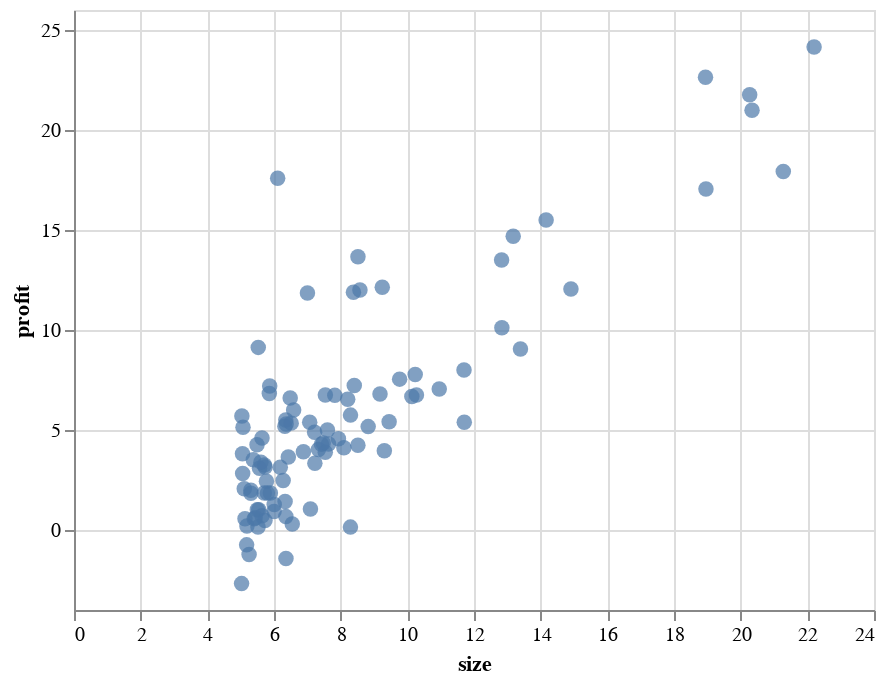

Notebook code cell kept with this figure:
### Code cell
data_plot = alt.Chart(data).mark_circle(size=60).encode(
    x='size:Q',
    y='profit:Q'
)
data_plot

### Figure 1 — Vega-Lite specification as saved in the notebook (floating-point values rounded to 4 significant figures)
{"$schema": "https://vega.github.io/schema/vega-lite/v3.4.0.json", "config": {"mark": {"tooltip": null}, "view": {"height": 300, "width": 400}}, "data": {"name": "data-37f65c8fda6bacbf3ae7a4de926b4d56"}, "datasets": {"data-37f65c8fda6bacbf3ae7a4de926b4d56": [{"profit": 17.59, "size": 6.11}, {"profit": 9.13, "size": 5.528}, {"profit": 13.66, "size": 8.519}, {"profit": 11.85, "size": 7.003}, {"profit": 6.823, "size": 5.86}, {"profit": 11.89, "size": 8.383}, {"profit": 4.348, "size": 7.476}, {"profit": 12, "size": 8.578}, {"profit": 6.599, "size": 6.486}, {"profit": 3.817, "size": 5.055}, {"profit": 3.252, "size": 5.711}, {"profit": 15.51, "size": 14.16}, {"profit": 3.155, "size": 5.734}, {"profit": 7.226, "size": 8.408}, {"profit": 0.7162, "size": 5.641}, {"profit": 3.513, "size": 5.379}, {"profit": 5.305, "size": 6.365}, {"profit": 0.5608, "size": 5.13}, {"profit": 3.652, "size": 6.43}, {"profit": 5.389, "size": 7.071}, {"profit": 3.139, "size": 6.189}, {"profit": 21.77, "size": 20.27}, {"profit": 4.263, "size": 5.49}, {"profit": 5.188, "size": 6.326}, {"profit": 3.083, "size": 5.565}, {"profit": 22.64, "size": 18.95}, {"profit": 13.5, "size": 12.83}, {"profit": 7.047, "size": 10.96}, {"profit": 14.69, "size": 13.18}, {"profit": 24.15, "size": 22.2}, {"profit": -1.22, "size": 5.252}, {"profit": 5.997, "size": 6.589}, {"profit": 12.13, "size": 9.248}, {"profit": 1.849, "size": 5.892}, {"profit": 6.543, "size": 8.211}, {"profit": 4.562, "size": 7.933}, {"profit": 4.116, "size": 8.096}, {"profit": 3.393, "size": 5.606}, {"profit": 10.12, "size": 12.84}, {"profit": 5.497, "size": 6.353}, {"profit": 0.5566, "size": 5.407}, {"profit": 3.912, "size": 6.883}, {"profit": 5.385, "size": 11.71}, {"profit": 2.441, "size": 5.774}, {"profit": 6.732, "size": 7.825}, {"profit": 1.046, "size": 7.093}, {"profit": 5.134, "size": 5.07}, {"profit": 1.844, "size": 5.801}, {"profit": 8.004, "size": 11.7}, {"profit": 1.018, "size": 5.542}, {"profit": 6.75, "size": 7.54}, {"profit": 1.84, "size": 5.308}, {"profit": 4.288, "size": 7.424}, {"profit": 4.998, "size": 7.603}, {"profit": 1.423, "size": 6.333}, {"profit": -1.421, "size": 6.359}, {"profit": 2.476, "size": 6.274}, {"profit": 4.604, "size": 5.64}, {"profit": 3.962, "size": 9.31}, {"profit": 5.414, "size": 9.454}, {"profit": 5.169, "size": 8.825}, {"profit": -0.7428, "size": 5.179}, {"profit": 17.93, "size": 21.28}, {"profit": 12.05, "size": 14.91}, {"profit": 17.05, "size": 18.96}, {"profit": 4.885, "size": 7.218}, {"profit": 5.744, "size": 8.295}, {"profit": 7.775, "size": 10.24}, {"profit": 1.017, "size": 5.499}, {"profit": 20.99, "size": 20.34}, {"profit": 6.68, "size": 10.14}, {"profit": 4.026, "size": 7.335}, {"profit": 1.278, "size": 6.006}, {"profit": 3.341, "size": 7.226}, {"profit": -2.681, "size": 5.027}, {"profit": 0.2968, "size": 6.548}, {"profit": 3.885, "size": 7.539}, {"profit": 5.701, "size": 5.037}, {"profit": 6.753, "size": 10.27}, {"profit": 2.058, "size": 5.108}, {"profit": 0.4795, "size": 5.729}, {"profit": 0.2042, "size": 5.188}, {"profit": 0.6786, "size": 6.356}, {"profit": 7.543, "size": 9.769}, {"profit": 5.344, "size": 6.516}, {"profit": 4.242, "size": 8.517}, {"profit": 6.798, "size": 9.18}, {"profit": 0.927, "size": 6.002}, {"profit": 0.152, "size": 5.52}, {"profit": 2.821, "size": 5.059}, {"profit": 1.845, "size": 5.708}, {"profit": 4.296, "size": 7.637}, {"profit": 7.203, "size": 5.871}, {"profit": 1.987, "size": 5.305}, {"profit": 0.1445, "size": 8.293}, {"profit": 9.055, "size": 13.39}, {"profit": 0.617, "size": 5.437}]}, "encoding": {"x": {"field": "size", "type": "quantitative"}, "y": {"field": "profit", "type": "quantitative"}}, "mark": {"size": 60, "type": "circle"}}
